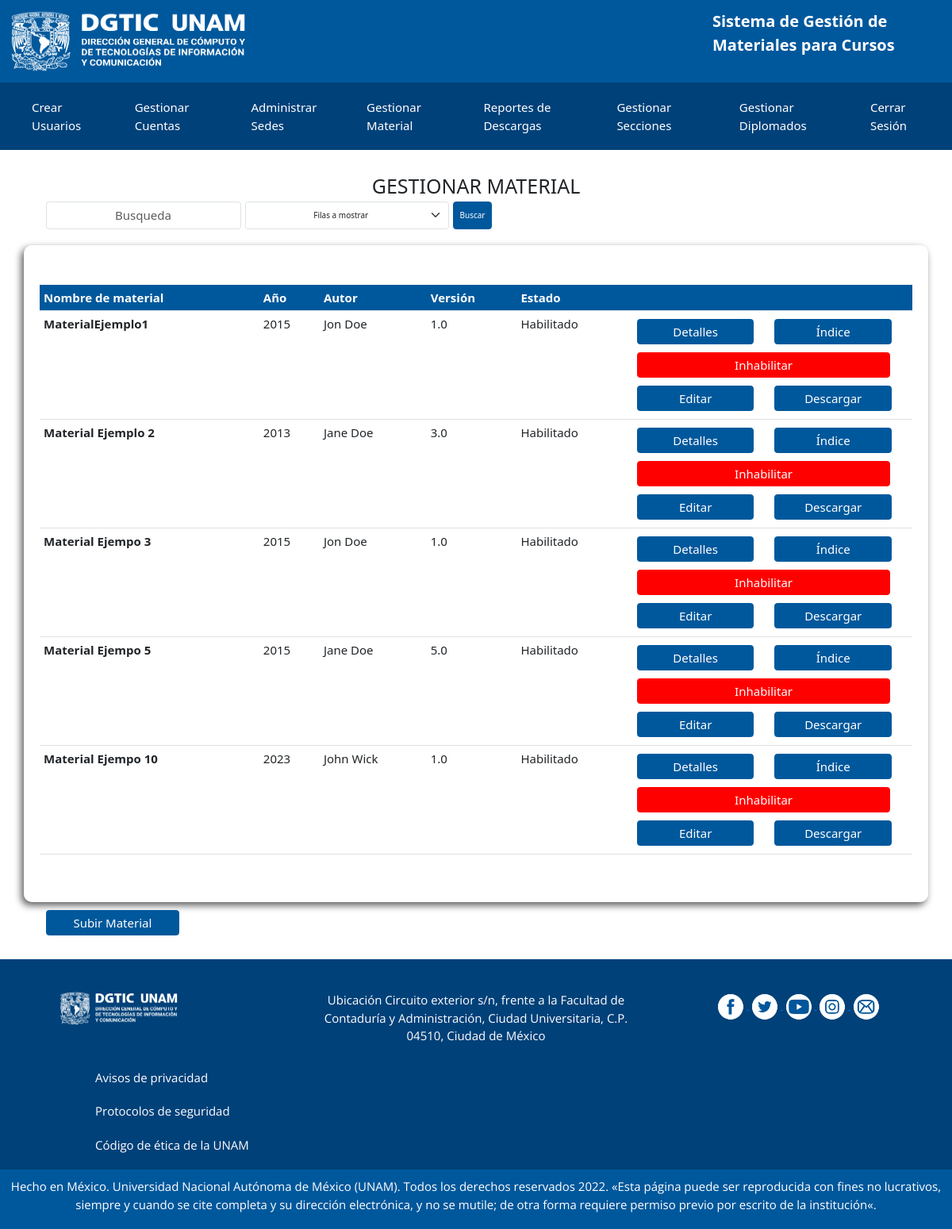
/view/admin/manage-material.php, run on an earlier commit of the app's database.
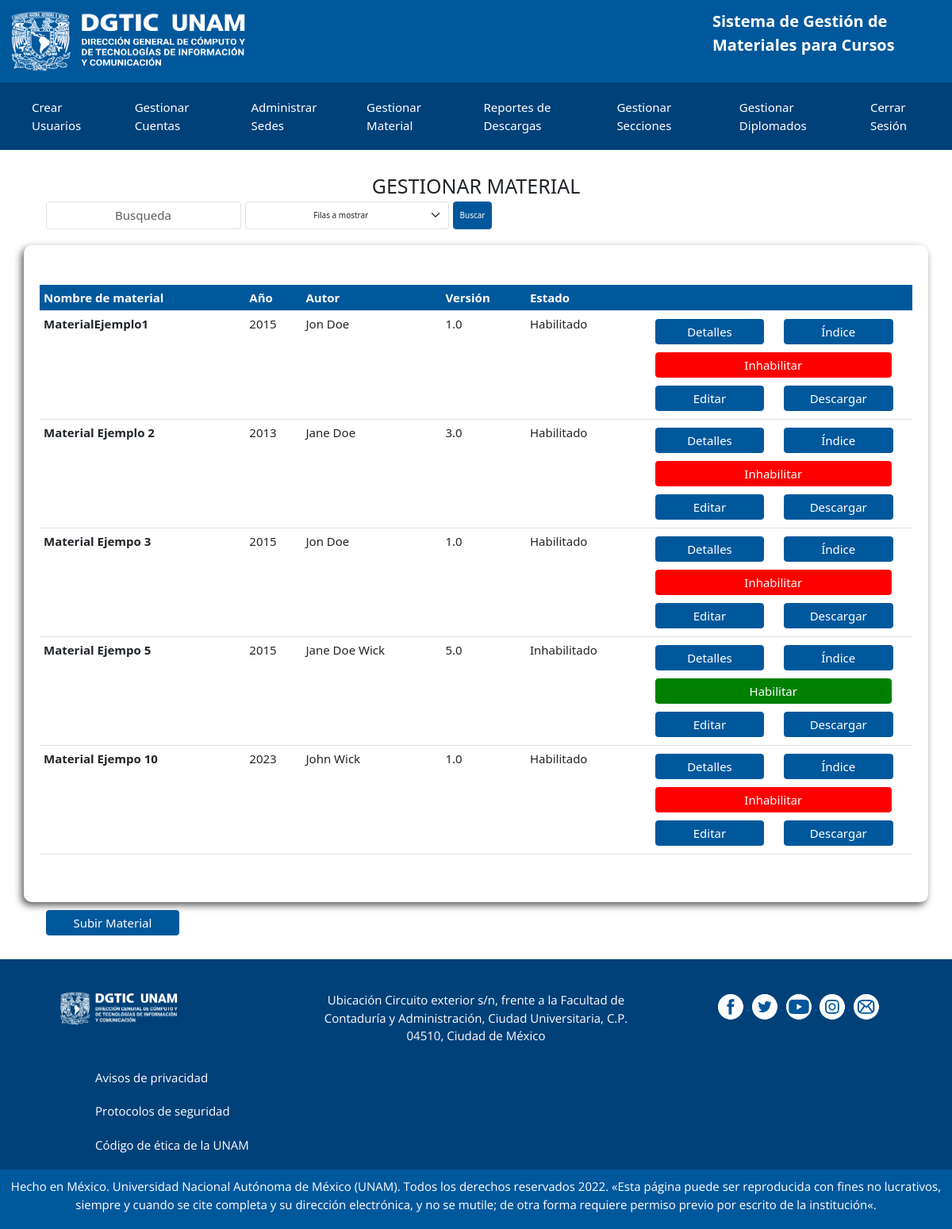
And on a later commit of the database.
### tables this page shows
CREATE TABLE `material` (
  `Material_Id` int(11) NOT NULL,
  `MaterialNombre` varchar(255) NOT NULL,
  `MaterialEstado` tinyint(1) NOT NULL DEFAULT 1,
  `MaterialISBN` varchar(100) DEFAULT NULL,
  `MaterialTiraje` int(11) DEFAULT NULL,
  `MaterialAutor` varchar(100) NOT NULL,
  `MaterialVersion` varchar(50) NOT NULL,
  `MaterialEdicion` int(11) DEFAULT NULL,
  `MaterialPaginas` int(11) DEFAULT NULL,
  `Area_Id` int(11) NOT NULL,
  `MaterialPDF` varchar(255) NOT NULL,
  `MaterialIndice` varchar(255) NOT NULL
);

### models/Qselect/select-material.php (called while the page is built, shortened)
<?php
    class SelectMaterials{
        public $connection;
        public function __construct()
        {
            $this -> connection = new Conexion();
        }
        public function getMaterialsAll(){
            try {
                $connect = $this->connection -> conectar();
                $connect->setAttribute(PDO::ATTR_ERRMODE, PDO::ERRMODE_EXCEPTION);
                $query = "SELECT Material_Id, MaterialNombre, MaterialEstado, MaterialISBN, MaterialTiraje, MaterialAutor, MaterialVersion, MaterialEdicion, MaterialPaginas, MaterialPDF, MaterialIndice, secciones.SeccionNombre, area.AreaNombre, area.Seccion_Id FROM material JOIN area ON material.Area_Id=area.Area_Id JOIN secciones ON area.Seccion_Id=secciones.Seccion_Id";
                $queryP = $connect -> prepare($query);
                $queryP -> execute();
                $resultado = $queryP->fetchAll(PDO::FETCH_ASSOC);
            } catch (PDOException $ex) {
                echo 'Error: ' .$ex->getMessage() . die();
            }
            return $resultado;
        }
    }
?>

### controllers/validation/php/validate-searchMaterial.php (called while the page is built)
<?php
    $materials = new SelectMaterials();
    if (isset($_POST['searchInput'])) {
        $search = trim($_POST['Busqueda'],  ' \0\x0');
        $files = $_POST['Filas'];
        $infoMaterials = $materials->getMaterialSearch($search, $files);
    }else{
        $infoMaterials = $materials->getMaterialsAll();
    }
?>

### view/layouts/templates/manage-material-template.php (the view, shortened to what this page needs)
<div class="container sombra gestionar-material">
    <table class="table">
        <thead class="encabezado">
            <tr>
                <th scope="col">Nombre de material</th>
                <th scope="col">Año</th>
                <th scope="col">Autor</th>
                <th scope="col">Versión</th>
                <th scope="col">Estado</th>
                <th scope="col"> </th>
            </tr>
        </thead>
        <tbody>
            <?php
            foreach ($infoMaterials as $infoMaterials) { ?>
                <tr scope="col">
                    <th><?php echo $infoMaterials['MaterialNombre']; ?></th>
                    <td><?php echo $infoMaterials['MaterialEdicion']; ?></td>
                    <td><?php echo $infoMaterials['MaterialAutor']; ?></td>
                    <td><?php echo $infoMaterials['MaterialVersion']; ?></td>
                    <td><?php echo ($infoMaterials['MaterialEstado']) ? "Habilitado" : "Inhabilitado"; ?> </td>
                    <td>
                        <div class="btn-tabla-container">
                            <button type="button" class="btn btn-primary btn-tabla" data-bs-toggle="modal" data-bs-target="#staticBackdrop<?php echo $infoMaterials['Material_Id']; ?>">
                                Detalles
                            </button>
                            <a href=<?php echo $infoMaterials['MaterialIndice']; ?>>
                                <button type="button" class="btn btn-primary btn-tabla">Índice</button>
                            </a>
                        </div>
                        <form action="/inventario_dgtic\controllers\validation\php\validate-UpdateMaterial.php" method="post">
                            <button type="submit" name="cambio" class="btn btn-primary btn-tabla btn-CE <?php echo (!$infoMaterials['MaterialEstado']) ? "btn-habilitar" : "btn-inhabilitar"; ?>"><?php echo (!$infoMaterials['MaterialEstado']) ? "Habilitar" : "Inhabilitar"; ?></button>
                            <div class="btn-tabla-container">
                                <button type="submit" name="editar" class="btn btn-primary btn-tabla ">Editar</button>
                                <button type="submit" class="btn btn-primary btn-tabla">Descargar</button>
                            </div>
                        </form>
                    </td>
                </tr>
            <?php } ?>
        </tbody>
    </table>
</div>

### view/admin/manage-material.php (shortened to what this page needs)
<?php
include(BD_SELECT . 'select-material.php');
?>
<!DOCTYPE html>
<html lang="en">
<head>
    <?php include(LAYOUT . "/head.php"); ?>
</head>
<body>
    <?php include(LAYOUT . "/header.php"); ?>
    <?php include(LAYOUT . "/navbar-users/navbarAdmin.php"); ?>
    <h2 class="titulo">Gestionar Material</h2>
    <div class="container search">
        <form class="d-flex col-md-2 form-search needs-validation text-container" role="search" novalidate method="POST">
            <input class="form-control me-2 text-center" type="text" placeholder="Busqueda" name="Busqueda" id="Busqueda" required>
            <select class="form-select me-2 text-center" name="Filas" id="Filas" placeholder="Filas" required>
                <option value="">Filas a mostrar</option>
            </select>
            <button class="btn btn-primary" type="submit" name="searchInput">Buscar</button>
        </form>
    </div>
    <?php include(VALIDATION_PHP . '/validate-searchMaterial.php'); ?>
    <?php include(LAYOUT . "/templates/manage-material-template.php"); ?>
    <div class="container search mt-3">
        <a href="/inventario_dgtic/view/admin/admin-material-register.php">
            <button class="btn btn-primary btn-subir-material" type="button">Subir Material</button>
        </a>
    </div>
    <?php include(LAYOUT . "/footer.php"); ?>
</body>
</html>

### view/layouts/head.php (shortened to what this page needs)
<head>
    <link rel="stylesheet" href="/inventario_dgtic/view/main.css">
    <link rel="stylesheet" href="/inventario_dgtic/view/css/normalize.css">
    <link rel="stylesheet" href="/inventario_dgtic/view/css/styles.css">
    <link rel="stylesheet" href="https://cdn.datatables.net/1.13.5/css/jquery.dataTables.css" />
</head>

### view/layouts/header.php (shortened to what this page needs)
<div class="header">
    <header>
        <a href="https://www.tic.unam.mx/">
            <img class="logo" src="/inventario_dgtic/public/img/logo_DGTIC_blanco.png" alt="Logo DGTIC">
        </a>
        <p class="texto-header">Sistema de Gestión de Materiales para Cursos</p>
    </header>
</div>

### view/layouts/navbar-users/navbarAdmin.php
<div class="nav-bg">
    <nav class="navegacion-principal">
        <a href="/inventario_dgtic/view/admin/create-user.php">Crear Usuarios</a>
        <a href="/inventario_dgtic/view/admin/manage-account.php"">Gestionar Cuentas</a>
        <a href="/inventario_dgtic/view/admin/admin-sedes.php">Administrar Sedes</a>
        <a href="/inventario_dgtic/view/admin/manage-material.php">Gestionar Material</a>
        <a href="/inventario_dgtic/view/admin/manage-downloads.php">Reportes de Descargas</a>
        <a href="/inventario_dgtic/view/admin/admin-manage-section.php">Gestionar Secciones</a>
        <a href="/inventario_dgtic/view/admin/admin-manage-diplomado.php">Gestionar Diplomados</a>
        <a href="/inventario_dgtic/index.php">Cerrar Sesión</a>
    </nav>
</div>

### view/layouts/footer.php (shortened to what this page needs)
<footer class="footer">
    <div class="pie2">
        <div class="logo">
            <img class="logo2" src="/inventario_dgtic/public/img/logo_DGTIC_blanco.png" alt="Logo DGTIC">
        </div>
        <div class="aviso">
            <a class="elemento-aviso textoF" href="https://www.tic.unam.mx/avisosprivacidad/">Avisos de privacidad</a>
            <a class="elemento-aviso textoF" href="https://www.tic.unam.mx/protocolos-de-seguridad/">Protocolos de seguridad</a>
            <a class="elemento-aviso textoF" href="https://www.tic.unam.mx/wp-content/uploads/2023/02/codigo-etica-unam.pdf">Código de ética de la UNAM</a>
        </div>
        <div class="ubicacion">
            <p class="textoF">Ubicación Circuito exterior s/n, frente a la Facultad de Contaduría y Administración, Ciudad Universitaria, C.P. 04510, Ciudad de México</p>
        </div>
        <div class="redesSociales">
            <a href="https://www.facebook.com/unamdigitaldgtic/?epa=SEARCH_BOX">
                <img class="icono" src="/inventario_dgtic/public/img/facebook.png" alt="icono_facebook">
            </a>
            <a href="https://twitter.com/UNAMdigital?ref_src=twsrc%5Egoogle%7Ctwcamp%5Eserp%7Ctwgr%5Eauthor">
                <img class="icono" src="/inventario_dgtic/public/img/twitter.png" alt="icono_twitter">
            </a>
            <a href="https://www.youtube.com/@unamdigital4791/featured">
                <img class="icono" src="/inventario_dgtic/public/img/youtube.png" alt="icono_youtube">
            </a>
            <a href="https://www.instagram.com/unam_digital/">
                <img class="icono" src="/inventario_dgtic/public/img/ig.png" alt="icono_instagram">
            </a>
            <a href="mailto:contacto.tic@unam.mx">
                <img class="icono" src="/inventario_dgtic/public/img/mail.png" alt="icono_mail">
            </a>
        </div>
    </div>
    <div class="pie1">
        <p class="textoF">Hecho en México. Universidad Nacional Autónoma de México (UNAM). Todos los derechos reservados 2022. «Esta página puede ser reproducida con fines no lucrativos, siempre y cuando se cite completa y su dirección electrónica, y no se mutile; de otra forma requiere permiso previo por escrito de la institución«.</p>
    </div>
</footer>

### view/css/styles.css (style rules this page uses)
:root { --principal: #00589c; --secundario: #004179; --texto1: #fff; --texto2: #666666; }
html { font-size: 62.5%; box-sizing: border-box; }
*, *:before, *:after { box-sizing: inherit; }
.header { background-color: var(--principal); }
header { display: flex; justify-content: space-between; padding: 1%; }
.logo { width: 30rem; height: 8rem; }
.texto-header { font-family: system-ui, -apple-system, BlinkMacSystemFont, 'Segoe UI', Roboto, Oxygen, Ubuntu, Cantarell, 'Open Sans', 'Helvetica Neue', sans-serif; font-size: 2rem; color: white; font-weight: bold; width: 27rem; margin-right: 2rem; }
.titulo { font-size: 2.5rem; text-transform: uppercase; text-align: center; }
.nav-bg { background-color: var(--secundario); }
.navegacion-principal { display: flex; justify-content: center; padding: 1rem; margin-bottom: 3rem; }
.navegacion-principal a { font-size: 1.5rem; color: var(--texto1); text-decoration: none; margin-left: 2rem; margin-right: 2rem; padding: 1rem; }
.textoF { text-decoration: none; color: var(--texto1); font-family: 'Open Sans', sans-serif; font-size: 1.5rem; }
.pie2 { background: var(--secundario); display: grid; grid-template-columns: repeat(3, 1fr); grid-template-rows: repeat(2, auto); column-gap: 2rem; padding: 0%; text-align: center; margin-top: 3rem; }
.aviso { grid-row: 2/3; row-gap: 2rem; padding: 2rem; display: grid; grid-template-rows: repeat(3, auto); text-align: justify; padding-left: 12rem; }
.pie1 { padding: 1rem; background-color: var(--principal); text-align: center; }
.logo2 { width: 50%; padding-top: 4rem; }
.ubicacion { padding-top: 4rem; }
.redesSociales { padding-top: 4rem; }
.icono { width: 4rem; }
.formulario input, select { padding: 1rem; font-size: 1.5rem; }
.form-search { margin:.5rem 2rem 2rem 2rem; width: 50%; }
.form-search input, button { padding: .5rem; font-size: 1.5rem; }
.sombra { padding: 5rem 2rem 5rem 2rem; border-radius: 1rem; -webkit-box-shadow: -3px 4px 10px 0px rgba(0,0,0,0.65); -moz-box-shadow: -3px 4px 10px 0px rgba(0,0,0,0.65); box-shadow: -3px 4px 10px 0px rgba(0,0,0,0.65); }
.encabezado { background: var(--principal); font-size: 1.5rem; padding: 1rem; color: var(--texto1); }
.btn-tabla-container { display: grid; grid-template-columns: repeat(2, 1fr); }
.btn-tabla { font-size: 1.5rem; margin: .5rem; width: 85%; }
.btn-CE { width: 92%; }
.btn-habilitar { background-color: green; border-color: green; }
.btn-inhabilitar { background-color: red; border-color: red; }
.text-container { font-size: 1.5rem; }
.gestionar-material { font-size: 1.5rem; }
.btn-subir-material { font-size: 1.5rem; width: 15%; margin-left: 2rem; }

What changed in the data, as far as the page shows it:
changed material "Material Ejempo 5": MaterialAutor "Jane Doe" → "Jane Doe Wick"; MaterialEstado "Habilitado Inhabilitar" → "Inhabilitado Habilitar"
